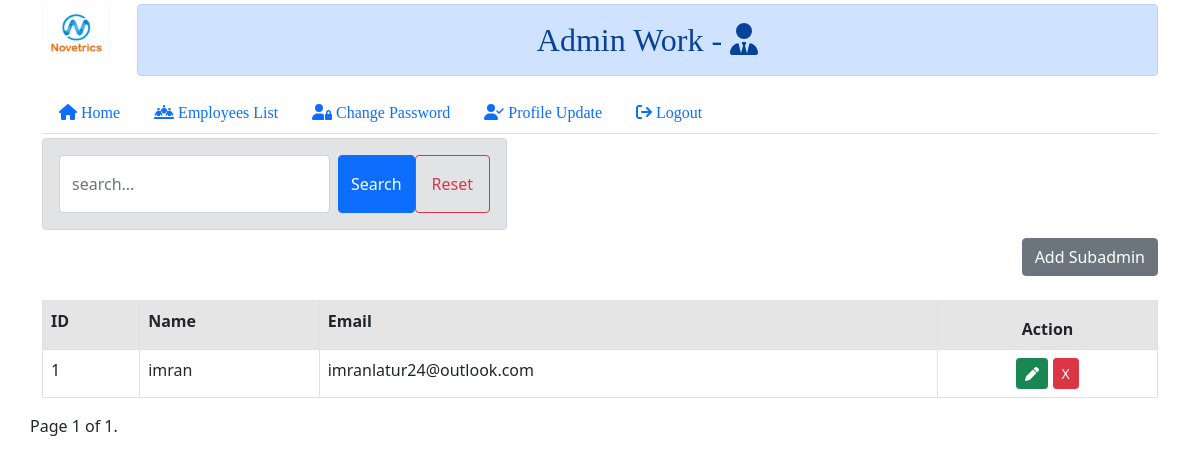
Screenshot of /sub_admin_list/ with the database file from the repository.
### app/models.py (models this page shows)
class AdminModel(models.Model):
    name=models.CharField(max_length=255)
    email=models.EmailField()
    password=models.CharField(max_length=50)
    otp=models.CharField(max_length=8)

### app/views.py (the view)
# urls.py: path('sub_admin_list/',appViews.subadmin_list_fun,name='sub_admin_list'),
def subadmin_list_fun(request):
    if 'q' in request.GET:
        q_search=request.GET['q']
        q = q_search.strip()
        multiple_q = Q(Q(email__contains=q) | Q(name__contains=q))
        sub_admin_list=AdminModel.objects.filter(multiple_q)
        paginator=Paginator(sub_admin_list,total_records)
        page_number=request.GET.get('page')
        sub_admin_list=paginator.get_page(page_number)
    else:
        sub_admin_list = AdminModel.objects.order_by('-id')
        paginator=Paginator(sub_admin_list,total_records)
        page_number=request.GET.get('page')
        sub_admin_list=paginator.get_page(page_number)
    context = {
        'sub_admin_list':sub_admin_list,
    }
    return render(request,'sub_admin_list.html',context)

### app/templates/sub_admin_list.html (shortened to what this page needs)
{% extends 'myadmin/base.html' %}
{% load static %}
{% block content %}
<div class="row">
    <div class="col-md-12">
        <form class="d-flex mt-1 ml-1 mb-2 col-md-5 alert alert-secondary" role="search">
              <input class="form-control me-2" name="q" type="search" placeholder="search..." aria-label="Search">
              <button class="btn btn-floating btn-primary" type="submit">Search</button> <br>
              <a href="{% url 'sub_admin_list' %}" class="btn btn-outline-danger btn-md btn-floating ml-2 p-3">Reset</a>
        </form>
        <p class="text-end"><a href="{% url 'add_subadmin' %}" class="btn btn-secondary btn-md btn-floating ml-2 mb-2 text-white">Add Subadmin</a></p>
        <table class="table table-md table-hover table-bordered">
            {% if sub_admin_list %}
                <tr class="table-active">
                    <th>ID</th>
                    <th>Name</th>
                    <th>Email</th>
                    <th class="pt-3"><center>Action</center></th>
                </tr>
                {% for i in sub_admin_list %}
                    <tr>
                        <td>{{i.id}}</td>
                        <td>{{i.name}}</td>
                        <td>{{i.email}}</td>
                        <td>
                            <center>
                            <a href="{% url 'update_subadmin' i.id %}" class="btn btn-success btn-sm btn-rounded"><i class="fa-solid fa-pen"></i></a>
                            <form action="{% url 'delete_subadmin' i.id %}" method="POST" class="d-inline">
                                <input type="submit" value="X" class="btn btn-danger btn-sm btn-rounded">
                            </form>
                            </center>
                        </td>
                    </tr>
                {% endfor %}
            {% endif %}
        </table>
    </div>
    <div class="pagination">
        <span class="step-links">
            <span class="current">
                Page {{ sub_admin_list.number }} of {{ sub_admin_list.paginator.num_pages }}.
            </span>
        </span>
    </div>
</div>
{% endblock content %}

### rows the page displays
AdminModel: id "1", name "imran", email "imranlatur24@outlook.com"

### other values shown
{{ sub_admin_list.number }} "1"
{{ sub_admin_list.paginator.num_pages }} "1"
